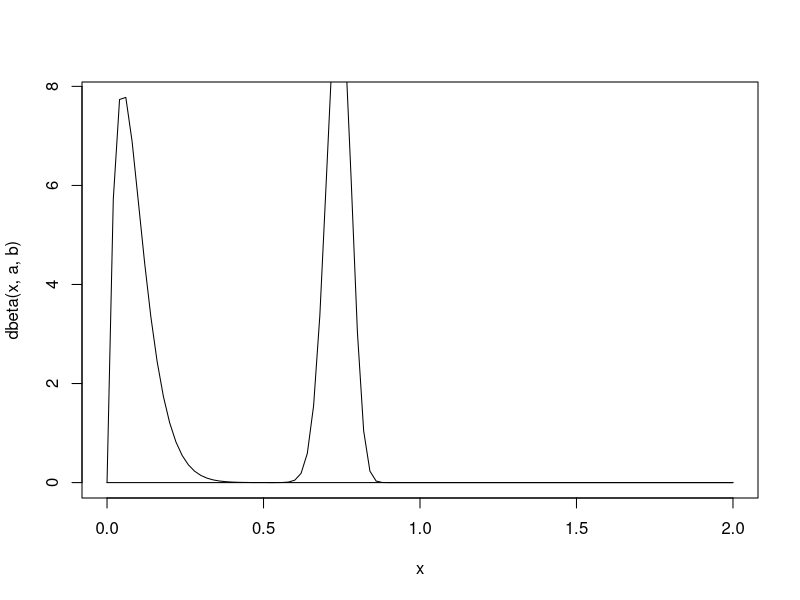

Source code (R):
p <- 0.835
a <- 2
b <- 20 #initializing prior
curve(dbeta(x, a, b), from = 0, to = 2)

n <- 100
data <- rbinom(n, 1, p)

a1 <- a + sum(data)
b1 <- b + n - sum(data)
curve(dbeta(x, a1, b1), from = 0, to = 2, add = TRUE)

mode <- (a1 - 1) / (a1 + b1 - 2)
c(a1, b1, mode)